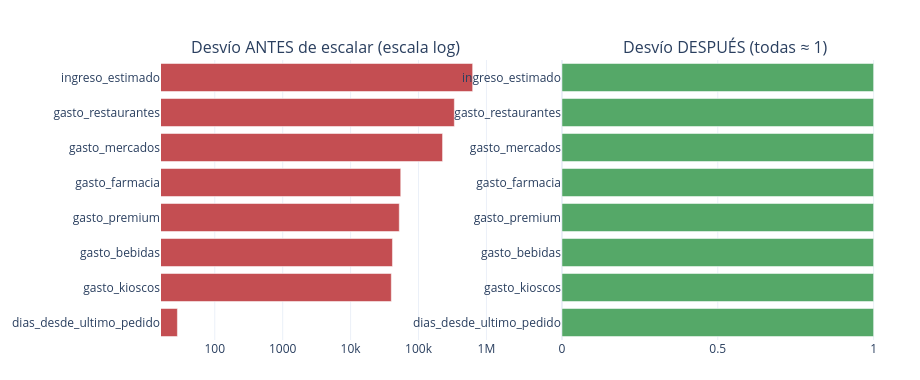

Notebook source saved alongside this figure:
### Markdown cell above
**Por qué escalar (mostrado):** antes, ingreso y gasto viven en millones y aplastan todo; después, todas las variables hablan en la misma escala.

### Code cell
ant=d[features].std().sort_values(); desp=pd.Series(X.std(axis=0),index=features)[ant.index]
fig=make_subplots(rows=1,cols=2,subplot_titles=('Desvío ANTES de escalar (escala log)','Desvío DESPUÉS (todas ≈ 1)'))
fig.add_trace(go.Bar(y=ant.index,x=ant.values,orientation='h',marker_color='#C44E52'),row=1,col=1)
fig.add_trace(go.Bar(y=desp.index,x=desp.values,orientation='h',marker_color='#55A868'),row=1,col=2)
fig.update_xaxes(type='log',row=1,col=1); fig.update_layout(showlegend=False,title=''); fijar(fig,380); fig.show()

### Figure 1 — Plotly figure (JSON) as saved in the notebook; plotly's stock layout.template omitted (floating-point values rounded to 4 significant figures)
{"data": [{"marker": {"color": "#C44E52"}, "orientation": "h", "type": "bar", "x": [28.17, 39730.0, 41310.0, 52070.0, 54670.0, 225700.0, 336700.0, 626300.0], "xaxis": "x", "y": ["dias_desde_ultimo_pedido", "gasto_kioscos", "gasto_bebidas", "gasto_premium", "gasto_farmacia", "gasto_mercados", "gasto_restaurantes", "ingreso_estimado"], "yaxis": "y"}, {"marker": {"color": "#55A868"}, "orientation": "h", "type": "bar", "x": [1.0, 1.0, 1.0, 1.0, 1.0, 1.0, 1.0, 1.0], "xaxis": "x2", "y": ["dias_desde_ultimo_pedido", "gasto_kioscos", "gasto_bebidas", "gasto_premium", "gasto_farmacia", "gasto_mercados", "gasto_restaurantes", "ingreso_estimado"], "yaxis": "y2"}], "layout": {"annotations": [{"font": {"size": 16}, "showarrow": false, "text": "Desvío ANTES de escalar (escala log)", "x": 0.225, "xanchor": "center", "xref": "paper", "y": 1.0, "yanchor": "bottom", "yref": "paper"}, {"font": {"size": 16}, "showarrow": false, "text": "Desvío DESPUÉS (todas ≈ 1)", "x": 0.775, "xanchor": "center", "xref": "paper", "y": 1.0, "yanchor": "bottom", "yref": "paper"}], "autosize": false, "height": 380, "margin": {"b": 40, "l": 60, "r": 30, "t": 60}, "showlegend": false, "title": {"text": ""}, "width": 920, "xaxis": {"anchor": "y", "domain": [0.0, 0.45], "type": "log"}, "xaxis2": {"anchor": "y2", "domain": [0.55, 1.0]}, "yaxis": {"anchor": "x", "domain": [0.0, 1.0]}, "yaxis2": {"anchor": "x2", "domain": [0.0, 1.0]}}}
